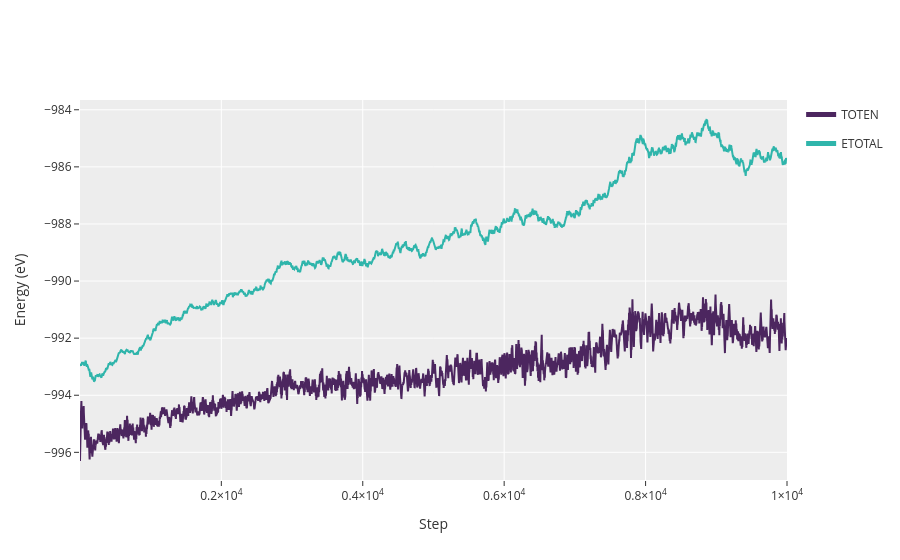

The code cell stored with this chart in its notebook:
### Code cell
import py4vasp                       
mycalc = py4vasp.Calculation.from_path( "." )
mycalc.energy[:].plot( "TOTEN, ETOTAL" )

### Figure 1 — Plotly figure (JSON) as saved in the notebook; plotly's stock layout.template omitted (floating-point values rounded to 4 significant figures; data arrays with more than 128 entries replaced by an {"elided": "..."} marker saying what was removed)
{"data": [{"legendgroup": "TOTEN", "line": {"color": "#4C265F"}, "name": "TOTEN", "showlegend": true, "type": "scatter", "x": {"elided": "10000 int values"}, "y": {"elided": "10000 float values"}, "yaxis": "y"}, {"legendgroup": "ETOTAL", "line": {"color": "#2FB5AB"}, "name": "ETOTAL", "showlegend": true, "type": "scatter", "x": {"elided": "10000 int values"}, "y": {"elided": "10000 float values"}, "yaxis": "y"}], "layout": {"autosize": true, "legend": {"itemsizing": "constant"}, "xaxis": {"autorange": true, "range": [1, 10000], "title": {"text": "Step"}, "type": "linear"}, "yaxis": {"autorange": true, "range": [-997.0, -983.7], "title": {"text": "Energy (eV)"}, "type": "linear"}}}
